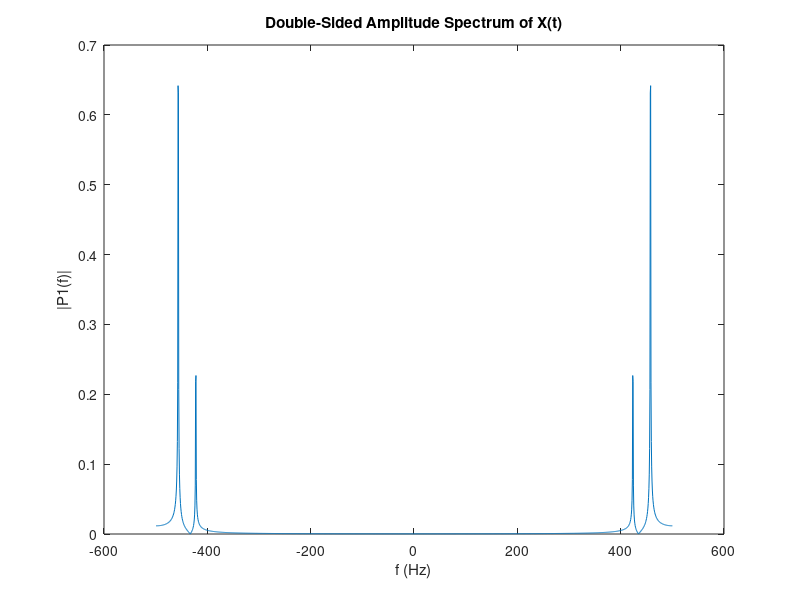

Recreate this plot in MATLAB.
Fs = 1000;            % Sampling frequency                    
T = 1/Fs;             % Sampling period       
L = 1500;             % Length of signal (in samples)
t = (0:L-1)*T;        % Time vector (vector of time instances)

% TODO: Form a signal containing a 77 Hz sinusoid of amplitude 0.7 and a 43Hz sinusoid of amplitude 2.
S = 0.7 * sin(2*pi*77*t) + 2 * sin(2*pi*43*t);

% Corrupt the signal with noise 
X = S + 2*randn(size(t));

% Plot the noisy signal in the time domain. It is difficult to identify the frequency components by looking at the signal X(t). 
plot(1000*t(1:50) ,X(1:50))
title('Signal Corrupted with Zero-Mean Random Noise')
xlabel('t (milliseconds)')
ylabel('X(t)')

% TODO : Compute the Fourier transform of the signal. 
signal_fft = fft(S);

% TODO : Compute the two-sided spectrum P2. Then compute the single-sided spectrum P1 based on P2 and the even-valued signal length L.
P2 = abs(signal_fft / L);

% Take only the positive part
P1 = P2(1:L/2+1)

% Plotting
f = Fs*(0:(L/2))/L;
plot(f,P1) 
title('Single-Sided Amplitude Spectrum of X(t)')
xlabel('f (Hz)')
ylabel('|P1(f)|')

% Double sided Plotting
f2 = Fs*((-L/2)+1:(L/2))/L;
plot(f2,P2) 
title('Double-Sided Amplitude Spectrum of X(t)')
xlabel('f (Hz)')
ylabel('|P1(f)|')